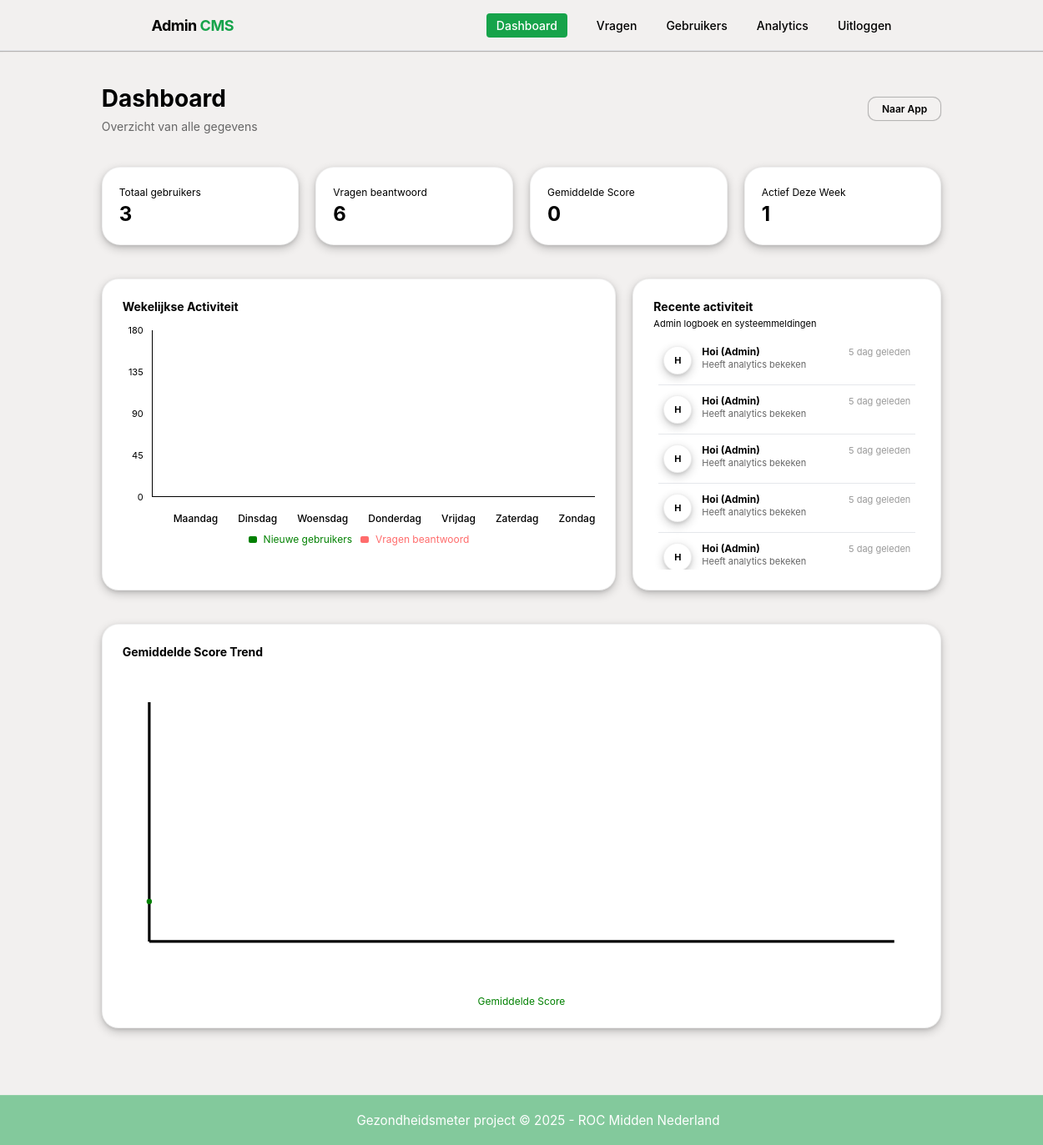
Screenshot of /admin/pages/home.php (signed in) with the database file from the repository.
### tables this page shows
CREATE TABLE `admin_actions` (
  `id` bigint(20) UNSIGNED NOT NULL,
  `admin_user_id` bigint(20) UNSIGNED NOT NULL,
  `action_type` varchar(100) NOT NULL,
  `target_table` varchar(100) DEFAULT NULL,
  `target_id` varchar(100) DEFAULT NULL,
  `details` longtext DEFAULT NULL CHECK (json_valid(`details`)),
  `created_at` timestamp NOT NULL DEFAULT current_timestamp()
);

CREATE TABLE `users` (
  `id` bigint(20) UNSIGNED NOT NULL,
  `username` varchar(100) NOT NULL,
  `email` varchar(255) NOT NULL,
  `password_hash` varchar(255) NOT NULL,
  `is_admin` tinyint(1) NOT NULL DEFAULT 0,
  `display_name` varchar(150) DEFAULT NULL,
  `birthdate` date DEFAULT NULL,
  `gender` enum('male','female','other') DEFAULT NULL,
  `created_at` timestamp NOT NULL DEFAULT current_timestamp(),
  `last_login` timestamp NULL DEFAULT NULL,
  `is_active` tinyint(1) DEFAULT 1,
  `block_reason` text DEFAULT NULL,
  `deleted_at` timestamp NULL DEFAULT NULL
);

### src/config/database.php (called while the page is built)
<?php
class Database
{
    private static $pdo = null;
    public static function getConnection(): \PDO
    {
        if (self::$pdo instanceof \PDO) {
            return self::$pdo;
        }
        $host = getenv('DB_HOST') ?: 'db';
        $db   = getenv('DB_NAME') ?: 'gezondheidsmeter';
        $user = getenv('DB_USER') ?: 'gezond_user';
        $pass = getenv('DB_PASSWORD') ?: 'gezond_pass';
        $charset = 'utf8mb4';
        $dsn = "mysql:host=$host;dbname=$db;charset=$charset";
        $options = [
            \PDO::ATTR_ERRMODE            => \PDO::ERRMODE_EXCEPTION,
            \PDO::ATTR_DEFAULT_FETCH_MODE => \PDO::FETCH_ASSOC,
            \PDO::ATTR_EMULATE_PREPARES   => false,
        ];
        try {
            self::$pdo = new \PDO($dsn, $user, $pass, $options);
        } catch (\PDOException $e) {
            die("DB connection failed: " . $e->getMessage());
        }
        return self::$pdo;
    }
}

### classes/AdminDashboardStats.php (called while the page is built, shortened)
<?php
require_once __DIR__ . '/../src/config/database.php';
class AdminDashboardStats
{
    private \PDO $pdo;
    public function __construct()
    {
        $this->pdo = Database::getConnection();
    }
    public function getTotalUsers(): int
    {
        $stmt = $this->pdo->query("SELECT COUNT(*) FROM users WHERE is_active = 1");
        return (int) $stmt->fetchColumn();
    }
    public function getTotalAnswers(): int
    {
        $stmt = $this->pdo->query("SELECT COUNT(*) FROM answers");
        return (int) $stmt->fetchColumn();
    }
    public function getAverageScore(): int
    {
        $stmt = $this->pdo->query("SELECT AVG(score) FROM answers WHERE score IS NOT NULL");
        $avgScore = $stmt->fetchColumn();
        if ($avgScore === false || $avgScore === null) {
            return 0;
        }
        return (int) round((float) $avgScore);
    }
    public function getActiveThisWeek(): int
    {
        $stmt = $this->pdo->prepare(
            "SELECT COUNT(DISTINCT user_id) FROM daily_entries
             WHERE entry_date >= CURDATE() - INTERVAL 7 DAY"
        );
        $stmt->execute();
        return (int) $stmt->fetchColumn();
    }
    public function getWeeklyActivity(): array
    {
        $today = new \DateTime();
        $mondayOfWeek = (clone $today)->modify('Monday this week');
        $weeklyData = [];
        $dayNames = ['Maandag', 'Dinsdag', 'Woensdag', 'Donderdag', 'Vrijdag', 'Zaterdag', 'Zondag'];
        for ($i = 0; $i < 7; $i++) {
            $currentDate = (clone $mondayOfWeek)->modify("+$i days");
            $dateString = $currentDate->format('Y-m-d');
            $stmt = $this->pdo->prepare(
                "SELECT COUNT(*) FROM daily_entries
                 WHERE entry_date = ? AND submitted_at IS NOT NULL"
            );
            $stmt->execute([$dateString]);
            $submitted = (int) $stmt->fetchColumn();
            $stmt = $this->pdo->prepare(
                "SELECT COUNT(*) FROM daily_entries
                 WHERE entry_date = ? AND submitted_at IS NULL"
            );
            $stmt->execute([$dateString]);
            $incomplete = (int) $stmt->fetchColumn();
            $weeklyData[] = [
                'day' => $dayNames[$i],
                'date' => $dateString,
                'submitted' => $submitted,
                'incomplete' => $incomplete,
                'total' => $submitted + $incomplete
            ];
        }
        return $weeklyData;
    }
    public function getWeeklyActivityWithHeights(): array
    {
        $weeklyData = $this->getWeeklyActivity();
        $maxValue = 0;
        if ($maxValue === 0) {
            $maxValue = 1;
        }
        $maxPixels = 120;
        foreach ($weeklyData as &$day) {
            $day['submitted_height'] = (int) round(($day['submitted'] / $maxValue) * $maxPixels);
        }
        return $weeklyData;
    }
    public function getRecentAdminActions(): array
    {
        $stmt = $this->pdo->prepare(
            "SELECT
                aa.id,
                aa.admin_user_id,
                aa.action_type,
                aa.target_table,
                aa.target_id,
                aa.details,
                aa.created_at,
                u.display_name,
                u.username
             FROM admin_actions aa
             JOIN users u ON u.id = aa.admin_user_id
             WHERE aa.created_at >= DATE_SUB(NOW(), INTERVAL 7 DAY)
             ORDER BY aa.created_at DESC
             LIMIT 50"
        );
        $stmt->execute();
        $actions = [];
        while ($row = $stmt->fetch(\PDO::FETCH_ASSOC)) {
            $adminName = $row['display_name'] ?? $row['username'] ?? 'Onbekende Admin';
            $actionText = $this->formatActionText($row['action_type'], $row['target_table'], $row['target_id'], $row['details']);
            $actions[] = [
                'id' => $row['id'],
                'admin_name' => $adminName,
                'admin_id' => $row['admin_user_id'],
                'action_type' => $row['action_type'],
                'action_text' => $actionText,
                'created_at' => $row['created_at'],
                'time_ago' => $this->getTimeAgo($row['created_at'])
            ];
        }
        return $actions;
    }
    private function formatActionText(?string $actionType, ?string $targetTable, ?string $targetId, ?string $details): string
    {
        $actionType = strtolower($actionType ?? '');
        switch ($actionType) {
            case 'view':
                return "Heeft analytics bekeken";
        }
    }
    private function getTimeAgo(string $timestamp): string
    {
        $time = strtotime($timestamp);
        $now = time();
        $diff = $now - $time;
        if ($diff < 60) {
            return "nu";
        } elseif ($diff < 3600) {
            $minutes = floor($diff / 60);
            return $minutes . " " . ($minutes === 1 ? "min" : "min") . " geleden";
        } elseif ($diff < 86400) {
            $hours = floor($diff / 3600);
            return $hours . " " . ($hours === 1 ? "uur" : "uur") . " geleden";
        } elseif ($diff < 604800) {
            $days = floor($diff / 86400);
            return $days . " " . ($days === 1 ? "dag" : "dag") . " geleden";
        } else {
            return date('d M', $time);
        }
    }
}

### admin/pages/home.php (the view, shortened to what this page needs)
<?php
require_once __DIR__ . '/../../src/models/User.php';
require_once __DIR__ . '/../../classes/AdminDashboardStats.php';
$stats = new AdminDashboardStats();
$totalUsers = $stats->getTotalUsers();
$totalAnswers = $stats->getTotalAnswers();
$averageScore = $stats->getAverageScore();
$activeThisWeek = $stats->getActiveThisWeek();
$weeklyActivityData = $stats->getWeeklyActivityWithHeights();
$trendDataWithCoords = $stats->getTrendDataWithCoordinates();
$recentAdminActions = $stats->getRecentAdminActions();
?>
<!DOCTYPE html>
<html lang="nl">
<head>
    <link rel="stylesheet" href="../../assets/css/admin.css">
</head>
<body class="auth-page">
    <?php include __DIR__ . '/../../components/navbar-admin.php'; ?>
    <div class="dashboard-container">
        <div class="dashboard-header">
            <div class="dashboard-header-left">
                <h1>Dashboard</h1>
                <p>Overzicht van alle gegevens</p>
            </div>
            <div class="dashboard-header-right">
                <a href="#" class="btn-naar-app">Naar App</a>
            </div>
        </div>
        <div class="stats-row">
            <div class="stat-block">
                <div class="stat-label">Totaal gebruikers</div>
                <div class="stat-number"><?= number_format($totalUsers) ?></div>
            </div>
            <div class="stat-block">
                <div class="stat-label">Vragen beantwoord</div>
                <div class="stat-number"><?= number_format($totalAnswers) ?></div>
            </div>
            <div class="stat-block">
                <div class="stat-label">Gemiddelde Score</div>
                <div class="stat-number"><?= $averageScore ?></div>
            </div>
            <div class="stat-block">
                <div class="stat-label">Actief Deze Week</div>
                <div class="stat-number"><?= number_format($activeThisWeek) ?></div>
            </div>
        </div>
        <div class="charts-row">
            <div class="chart-block">
                <h3 class="chart-title">Wekelijkse Activiteit</h3>
                <div class="weekly-activity">
                    <div class="chart-area">
                        <div class="y-axis">
                            <div class="y-axis-label">180</div>
                            <div class="y-axis-label">135</div>
                            <div class="y-axis-label">90</div>
                            <div class="y-axis-label">45</div>
                            <div class="y-axis-label">0</div>
                        </div>
                        <div class="bars-container">
                        </div>
                    </div>
                    <div class="x-axis">
                        <?php foreach ($weeklyActivityData as $dayData): ?>
                        <div class="x-axis-label"><?= $dayData['day'] ?></div>
                        <?php endforeach; ?>
                    </div>
                    <div class="chart-legend">
                        <div class="legend-item">
                            <div class="legend-box green"></div>
                            <span>Nieuwe gebruikers</span>
                        </div>
                        <div class="legend-item">
                            <div class="legend-box pink"></div>
                            <span>Vragen beantwoord</span>
                        </div>
                    </div>
                </div>
            </div>
            <div class="chart-block recent-activity-block">
                <h3 class="chart-title">Recente activiteit</h3>
                <p class="activity-subtitle">Admin logboek en systeemmeldingen</p>
                <div class="activity-log">
                    <?php if (empty($recentAdminActions)): ?>
                    <div class="activity-item">
                        <div class="activity-content">
                            <div class="activity-name" style="color: #999;">Geen activiteit in de afgelopen 7 dagen</div>
                        </div>
                    </div>
                    <?php else: ?>
                    <?php foreach ($recentAdminActions as $action):
                        $nameParts = explode(' ', trim($action['admin_name']));
                        $initials = '';
                        foreach ($nameParts as $part) {
                            $initials .= strtoupper(substr($part, 0, 1));
                        }
                        $initials = substr($initials, 0, 2) ?: 'A';
                    ?>
                    <div class="activity-item">
                        <div class="activity-avatar"><?= htmlspecialchars($initials) ?></div>
                        <div class="activity-content">
                            <div class="activity-name"><?= htmlspecialchars($action['admin_name']) ?> (Admin)</div>
                            <div class="activity-action"><?= htmlspecialchars($action['action_text']) ?></div>
                        </div>
                        <div class="activity-time"><?= htmlspecialchars($action['time_ago']) ?></div>
                    </div>
                    <?php endforeach; ?>
                    <?php endif; ?>
                </div>
            </div>
        </div>
        <div class="trend-row">
            <div class="chart-block trend-block">
                <h3 class="chart-title">Gemiddelde Score Trend</h3>
                <div class="trend-chart">
                    <svg class="trend-svg" viewBox="0 0 300 120" preserveAspectRatio="xMidYMid meet">
                        <line x1="10" y1="10" x2="10" y2="100" stroke="#000" stroke-width="1"/>
                        <line x1="10" y1="100" x2="290" y2="100" stroke="#000" stroke-width="1"/>
                        <?php if (!empty($trendDataWithCoords['points'])): ?>
                        <polyline
                            points="<?= $trendDataWithCoords['points'] ?>"
                            fill="none"
                            stroke="#008000"
                            stroke-width="0.5"
                        />
                        <?php foreach ($trendDataWithCoords['coordinates'] as $coord): ?>
                        <circle cx="<?= $coord['x'] ?>" cy="<?= $coord['y'] ?>" r="1" fill="#008000"/>
                        <?php endforeach; ?>
                        <?php else: ?>
                        <text x="150" y="50" text-anchor="middle" fill="#999">Geen gegevens beschikbaar</text>
                        <?php endif; ?>
                    </svg>
                </div>
                <div class="trend-legend">
                    <span class="trend-label">Gemiddelde Score</span>
                </div>
            </div>
        </div>
    </div>
    <?php include __DIR__ . '/../../components/footer.php'; ?>
</body>
</html>

### components/navbar-admin.php
<?php
$isLoggedIn = isset($_SESSION['user_id']) || isset($_SESSION['user']);
$currentPage = basename($_SERVER['PHP_SELF']);
function isActive($page, $current) {
    return $page === $current ? 'active' : '';
}
?>
<nav class="navbar">
    <div class="navbar-container">
        <div class="navbar-brand">
            <span class="brand-text">Admin <span class="brand-meter">CMS</span></span>
        </div>
        <?php if ($isLoggedIn): ?>
        <div class="navbar-links">
            <a href="home.php" class="nav-link <?= isActive('home.php', $currentPage) ?>">Dashboard</a>
            <a href="vragen.php" class="nav-link <?= isActive('vragen.php', $currentPage) ?>">Vragen</a>
            <a href="gebruikers.php" class="nav-link <?= isActive('gebruikers.php', $currentPage) ?>">Gebruikers</a>
            <a href="analytics.php" class="nav-link <?= isActive('analytics.php', $currentPage) ?>">Analytics</a>
            <a href="../../pages/logout.php" class="nav-link">Uitloggen</a>
        </div>
        <?php endif; ?>
    </div>
</nav>

### components/footer.php
<div class="footer">Gezondheidsmeter project © 2025 - ROC Midden Nederland</div>

### rows the page displays
admin_actions: initials "H", admin_user.username "Hoi", action_text "Heeft analytics bekeken", time_ago "5 dag geleden"
admin_actions: initials "H", admin_user.username "Hoi", action_text "Heeft analytics bekeken", time_ago "5 dag geleden"
admin_actions: initials "H", admin_user.username "Hoi", action_text "Heeft analytics bekeken", time_ago "5 dag geleden"
admin_actions: initials "H", admin_user.username "Hoi", action_text "Heeft analytics bekeken", time_ago "5 dag geleden"
admin_actions: initials "H", admin_user.username "Hoi", action_text "Heeft analytics bekeken", time_ago "5 dag geleden"

### other values shown
$totalUsers "3"
$totalAnswers "6"
$averageScore "0"
$activeThisWeek "1"
$dayData['day'] "Maandag"
$dayData['day'] "Dinsdag"
$dayData['day'] "Woensdag"
$dayData['day'] "Donderdag"
$dayData['day'] "Vrijdag"
$dayData['day'] "Zaterdag"
$dayData['day'] "Zondag"
